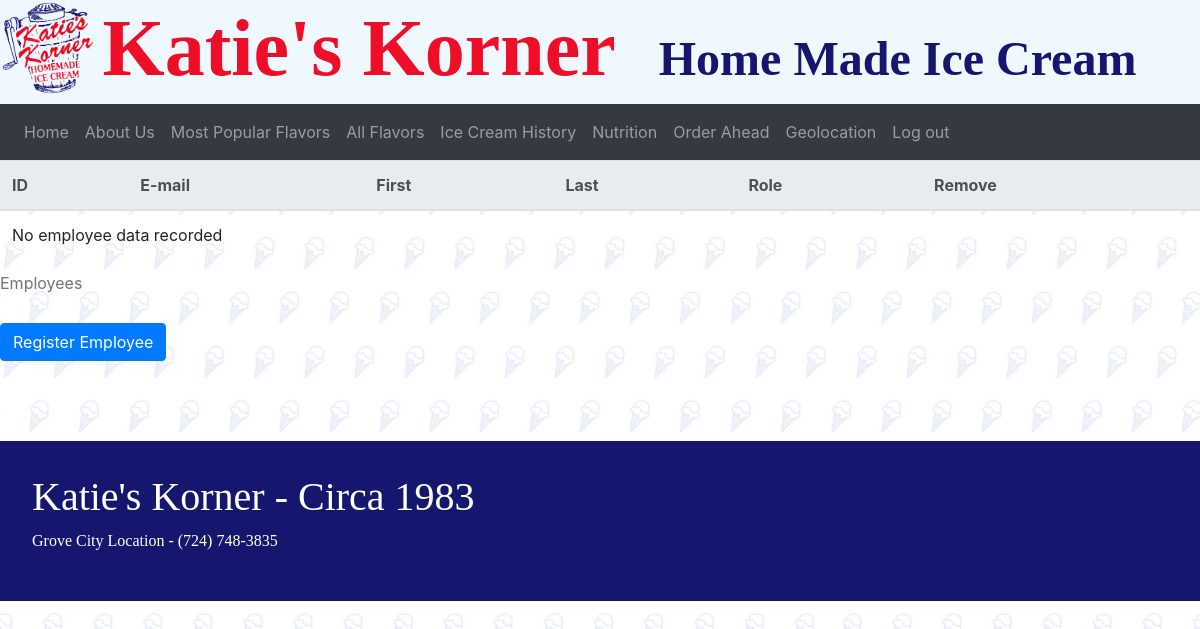
The app's page /manage/ (signed in), older data.
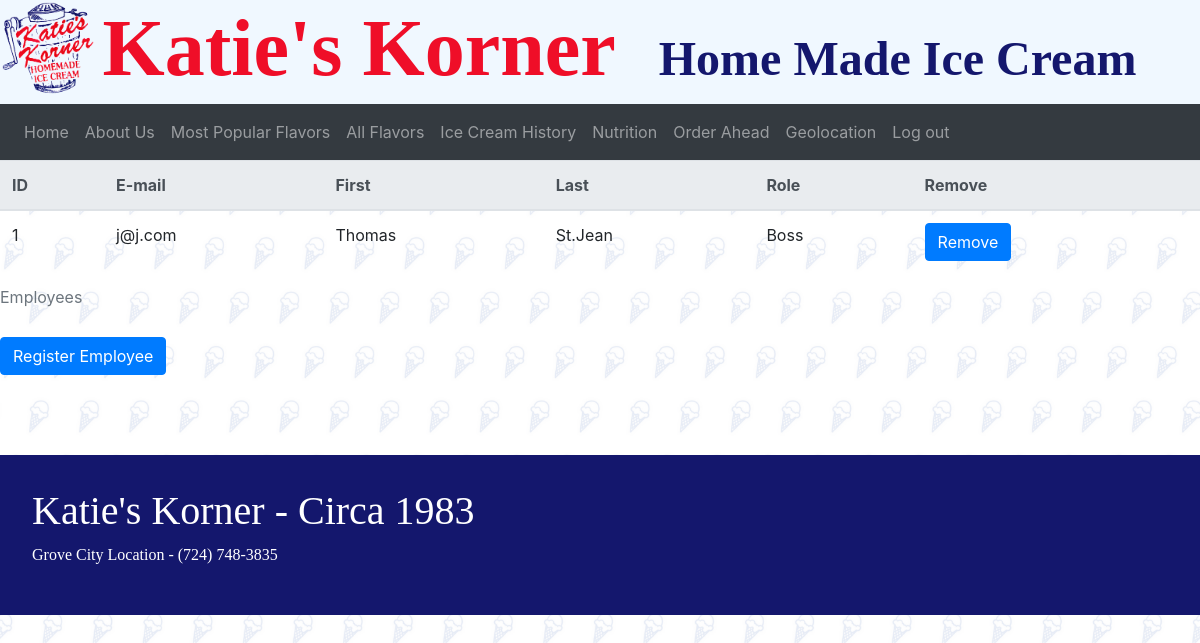
The same page, newer data.
### welcome.py (models this page shows)
class Employee(db.Model):
    __tablename__ = 'Employees'
    id = db.Column(db.Integer, primary_key=True)
    email = db.Column(db.Unicode, nullable=False)
    first_name = db.Column(db.Unicode, nullable=False)
    last_name = db.Column(db.Unicode, nullable=False)
    employee_role = db.Column(db.Integer)

### welcome.py (the view, shortened to what this page needs)
@app.route('/manage/', methods=['GET', 'POST'])
@fresh_login_required
def manage():
    registerForm = RegisterEmployeeForm()
    editForm = EditEmployeeForm()
    roles = [Employee_Role.Cashier, Employee_Role.Kitchen, Employee_Role.Cleaner, Employee_Role.Manager, Employee_Role.Boss]
    registerForm.role.choices = [(role.value, role.name)
                                for role in roles]
    editForm.role.choices = registerForm.role.choices
    employees = Employee.query.all()
    return render_template("manage.j2", user=current_user, registerForm=registerForm, editForm=editForm,
                            employees=employees, roles=roles)

### welcome.py (called while the page is built)
@app.login_manager.user_loader
def load_user(uid):
    return User.query.get(int(uid))

### templates/manage.j2 (shortened to what this page needs)
{% extends "base.j2" %}
{% block main %}
<div class="table-responsive">
  <table class="table table-hover">
  <caption>Employees</caption>
    <thead class="thead-light">
      <tr>
        <th scope="col">ID</th>
        <th scope="col">E-mail</th>
        <th scope="col">First</th>
        <th scope="col">Last</th>
        <th scope="col">Role</th>
        <th>Remove</th>
      </tr>
    </thead>
    <tbody>
      {% if employees %}
        {% for employee in employees %}
          <tr>
            <td class="id clickable" data-id="{{employee.id}}" data-toggle="modal" data-target="#modalEditEmployee">{{employee.id}}</td>
            <td class="email clickable" data-id="{{employee.id}}" data-toggle="modal" data-target="#modalEditEmployee">{{employee.email}}</td>
            <td class="fname clickable" data-id="{{employee.id}}" data-toggle="modal" data-target="#modalEditEmployee">{{employee.first_name}}</td>
            <td class="lname clickable" data-id="{{employee.id}}" data-toggle="modal" data-target="#modalEditEmployee">{{employee.last_name}}</td>
            {% for role in roles%}
              {% if role.value == employee.employee_role %}
                <td class="role clickable" data-id="{{employee.id}}" data-toggle="modal" data-target="#modalEditEmployee">{{role.name}}</td>
              {% endif %}
            {% endfor %}
            <td>
              <button data-toggle="modal" data-target="#modalRemoveEmployee" class="btn btn-primary btnRemoveUser">Remove</button>
            </td>
          </tr>
        {% endfor %}
      {% else %}
        <td colspan="5">No employee data recorded</td>
      {% endif %}
    </tbody>
  </table>
</div>
<button type="button" class="btn btn-primary" data-toggle="modal" data-target="#modalRegisterEmployee">
  Register Employee
</button>
{% endblock %}

### templates/base.j2 (shortened to what this page needs)
<!DOCTYPE html>
<html lang="en">
<head>
  <link rel="stylesheet" href="https://maxcdn.bootstrapcdn.com/bootstrap/4.0.0/css/bootstrap.min.css">
  <link rel="stylesheet" href="/static/styles/loginStyleSheet.css">
  <link rel="stylesheet" href="/static/styles/mapStyleSheet.css"/>
</head>
<body>
  <header id="welcome-header">
    <div class='row'>
      <div id=HeaderIMGContainer class='col-md-1'>
        <img id="HeaderIMG" src="/static/KatiesLogo.gif"/>
      </div>
      <div id='HeaderTextContainer' class='col-md-11'>
        <h1 id="HeaderTitle" >Katie's Korner &nbsp;</h1>
        <h1 id="HeaderSubtitle">Home Made Ice Cream</h1>
      </div>
    </div>
    <nav class="navbar navbar-expand-sm bg-dark navbar-dark" style="padding-left: 1rem;">
      <div class="collapse navbar-collapse" id="collapsibleNavbar">
        <div class="navbar-nav">
          <a class="nav-item nav-link {% block active_home %}{% endblock %}" href="{{url_for('index')}}">Home</a>
          <a class="nav-item nav-link {% block active_about %}{% endblock %}" href="https://www.katieskorner.com/history.html">About Us</a>
          <a class="nav-item nav-link {% block active_pop_flavors %}{% endblock %}" href="https://www.katieskorner.com/MostPopFlv.html">Most Popular Flavors</a>
          <a class="nav-item nav-link {% block active_flavors %}{% endblock %}" href="{{url_for('flavors')}}">All Flavors</a>
          <a class="nav-item nav-link {% block active_history %}{% endblock %}" href="https://www.katieskorner.com/IceCreamHistory.html">Ice Cream History</a>
          <a class="nav-item nav-link {% block active_nutrition %}{% endblock %}" href="https://www.katieskorner.com/Info/NutritionGuide.html">Nutrition</a>
          <a class="nav-item nav-link {% block active_order %}{% endblock %}" href="{{url_for('order_schedule')}}">Order Ahead</a>
          <a class="nav-item nav-link {% block active_geo %}{% endblock %}" href="{{url_for('map')}}">Geolocation</a>
            {% if user.is_authenticated %}
              <div class="topnav-right">
                <a id="Logout" class="nav-item nav-link {% block active_logout %}{% endblock %}" href="{{url_for('get_logout')}}">Log out</a>
              </div>
            {% else %}
          <div class="topnav-right">
            <a class="nav-item nav-link {% block active_login %}{% endblock %}" href="{{url_for('login')}}">Log in</a>
          </div>
          {% endif %}
        </div>
      </div>
    </nav>
  </header>
  <main>
  {% block main %}{% endblock %}
  </main>
  <footer>
    <div class="container footer-container">
      <div class="row footer-rows">
        <h1>Katie's Korner - Circa 1983</h1>
      </div>
      <div class="row footer-rows">
        <p> Grove City Location - (724) 748-3835</p>
      </div>
    </div>
  </footer>
</body>
</html>

### static/styles/loginStyleSheet.css (style rules this page uses)
footer { margin-top:5rem; padding-bottom: 10rem; background-color:#14176d; font-family: "Brush Script MT", cursve; color:white; padding:2rem; text-align: center; height: 10rem; }
.footer-rows { text-align: center; display:flex; }
.footer-container { text-align: center; }
body,html { height: 100%; width:100%; }
.clickable { cursor: pointer; }
#HeaderIMG { padding:3%; width:6rem; height:6rem; }
#HeaderIMGContainer { display: inline-block; vertical-align: text-bottom; }
#HeaderTitle { display: inline-block; font-family: "Brush Script MT", cursive; color: #ef0e28; font-weight: 700; font-size: 500%; }
#HeaderTextContainer { margin-left:0; text-align: left; }
#HeaderSubtitle { display: inline-block; font-family: "Brush Script MT", cursive; color: #14176d; font-weight: 700; font-size: 300%; }
header { text-align: left; background-color: aliceblue; }
body { background-image: url("/static/icecream-background.png"); background-size: contain; }

Row changes from the older to the newer data that the page shows:
added Employee: id "1", email "j@j.com", first_name "Thomas", last_name "St.Jean", name "Boss"
Text that changed along with them:
text no longer shown: "No employee data recorded"
